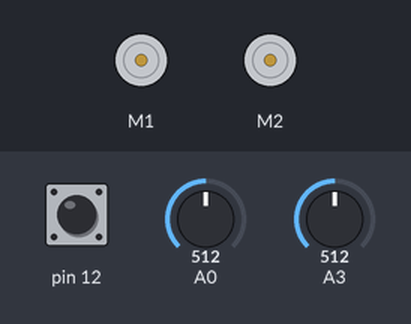
Simulated run of this sketch. Board: Arduino Uno, built with avr-gcc and run on an emulated ATmega328P. Parts: 2 × DC motor (green arrow = forward, orange = backward, longer = faster). The test bench sets the inputs (shaded band); at power-on: pin 12 HIGH, A0 = 512, A3 = 512.

Above: at 0.8 s.
0.9 s: pin 12 pulled LOW for 0.15 s
At 2.2 s:
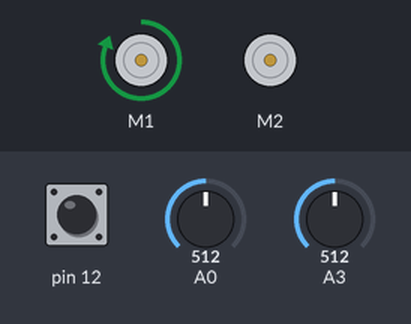
2.5 s: A0 set to 716
Timing chart, 0 to 5.5 s (numbered marks = the images above; inputs shaded):
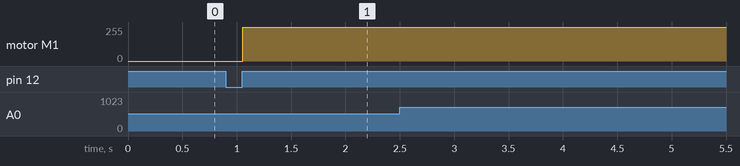

Measured:
- after the input at 0.9 s, motor M1: stopped → forward 255/255 after 0.15 s

The sketch:

suivi_ligne.ino
```cpp
#include <PID_v1.h>

//#include <Boards.h>
//#include <FirmataDefines.h>
//#include <FirmataMarshaller.h>
//#include <Firmata.h>
//#include <FirmataParser.h>
//#include <FirmataConstants.h>

#include <ZumoShield.h>

int gauche;
int droite;
float gauche_pourcent;
float droite_pourcent;
double position,commande=0,consigne=0;
ZumoMotors motors;
Pushbutton button(ZUMO_BUTTON);

PID myPID(&position, &commande, &consigne,20,0,0.2, DIRECT);


void setup() {
  // put your setup code here, to run once:
  button.waitForButton();
  myPID.SetSampleTime(1);
  myPID.SetOutputLimits(-400,400);
  myPID.SetMode(AUTOMATIC);
}

void loop() {
  // put your main code here, to run repeatedly:
  gauche=analogRead(0);
  droite=analogRead(3);
  position = (gauche+droite)/2-(1030+800)/2;
  myPID.Compute();
  if ( commande<0 )
  {
    motors.setLeftSpeed(400+commande);
    motors.setRightSpeed(400);
  }
  else {
    motors.setLeftSpeed(400);
    motors.setRightSpeed(400-commande);

  }

}
```
